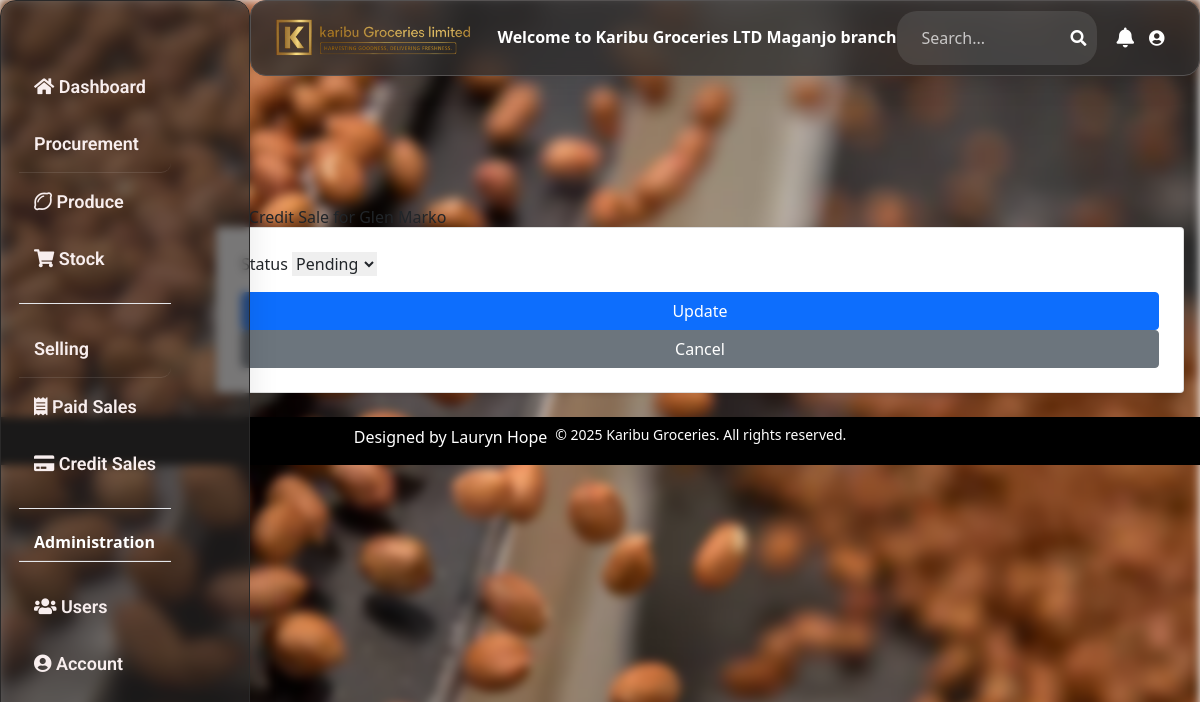
The page /update_credit_sale/2/ (signed in) on the database its author committed.
### happy_hoe/models.py (models this page shows, shortened)
class Userprofile(AbstractUser):
    is_salesagent = models.BooleanField(null=True, default=True)
    is_manager = models.BooleanField(null=True, default=True)
    is_director = models.BooleanField(null=True, default=True)
    last_activity = models.DateTimeField(null=True, blank=True)
    is_online = models.BooleanField(default=True)
    status = models.CharField(
        max_length=20,
        choices=(
            ('online', 'Online'),
            ('offline', 'Offline'),
        ),
        default='offline'
    )
    username = models.CharField(max_length=50, unique=True, blank=True)
    branch = models.ForeignKey(Branch, on_delete=models.CASCADE,max_length=20, blank=True, null=True ,default=1)
    email = models.EmailField(max_length=100, unique=True)
    gender_choices = (('Female','Female'), ('Male','Male'))
    gender = models.CharField(max_length=10, blank=True, choices=gender_choices)
    phone = models.CharField(max_length=10, unique=True)
    address = models.CharField(max_length=100, blank=True)
    class Meta:
        db_table = 'userprofile'
        verbose_name = 'User'
        verbose_name_plural = 'Users'

class Branch(models.Model):
    branch_name= models.CharField(max_length=20, default="", blank=True, null=True)
    email = models.EmailField(max_length=100, unique=True)
    phone_number = models.CharField(max_length=15, blank=True, unique=True)
    location = models.CharField(max_length=50, default="", blank=True, null=True)
    class Meta:
        verbose_name_plural = 'Branches'

class CreditSale(models.Model):
    sale = models.OneToOneField(Sale, on_delete=models.CASCADE, related_name='credit_details', null=True, blank=True)
    customer_name = models.CharField(max_length=100)
    national_id = models.CharField(max_length=20, blank=True, null=True)
    phone_regex = RegexValidator(
        regex=r'^\+?256[0-9]{9,15}$',
        message="Phone number must be in the format: '+2567XXXXXXXX'.")
    contact = models.CharField(max_length=15, validators=[phone_regex], blank=True, null=True)
    location = models.CharField(max_length=100)
    due_date = models.DateField()
    amount_paid = models.IntegerField(max_length=10, default=10000)
    balance = models.IntegerField(max_length=10, null=True, blank=True, default=0)
    status = models.CharField(
        max_length=20,
        choices=[
            ('PENDING', 'Pending'),
            ('PAID', 'Paid'),
            ('OVERDUE', 'Overdue')
        ],
        default='PENDING'
    )

### happy_hoe/views.py (the view)
# urls.py: path('update_credit_sale/<int:pk>/', views.update_credit_sale, name='update_credit_sale'),
@login_required
def update_credit_sale(request, pk):
    credit_sale = get_object_or_404(CreditSale, pk=pk)
    if request.method == 'POST':
        form = UpdateCreditSaleForm(request.POST, instance=credit_sale)
        if form.is_valid():
            form.save()
            messages.success(request, f'Credit sale for {credit_sale.customer_name} updated successfully!')
            return redirect('credit_sales')
    else:
        form = UpdateCreditSaleForm(instance=credit_sale)
    context = {
        'form': form,
        'credit_sale': credit_sale
    }
    return render(request, 'happy_hoeapp/edit_credit_sale.html', context)

### happy_hoe/forms.py (shortened to what this page needs)
class UpdateCreditSaleForm(forms.ModelForm):
    class Meta:
        model = CreditSale
        fields = ['status']

### happy_hoe/templates/happy_hoeapp/edit_credit_sale.html (shortened to what this page needs)
{% extends 'happy_hoeapp/base.html' %}
{% block content %}
<div class="container mt-5">
    <h2>Edit Credit Sale for {{ credit_sale.customer_name }}</h2>
    <form method="POST">
        <div class="card p-4 shadow-sm">
            {% for field in form %}
                <div class="mb-3">
                    <label for="{{ field.id_for_label }}">{{ field.label }}</label>
                    {{ field }}
                </div>
            {% endfor %}
            <button class="btn btn-primary" type="submit">Update</button>
            <a href="{% url 'sales' %}" class="btn btn-secondary">Cancel</a>
        </div>
    </form>
</div>
{% endblock %}

### happy_hoe/templates/happy_hoeapp/base.html (shortened to what this page needs)
{% load static %}
<!DOCTYPE html>
<html lang="en">
<head>
<link rel="stylesheet" href="https://cdnjs.cloudflare.com/ajax/libs/twitter-bootstrap/5.1.0/css/bootstrap.min.css">
<link rel="stylesheet" href="https://cdnjs.cloudflare.com/ajax/libs/font-awesome/5.15.4/css/all.min.css">
<link href="https://cdn.jsdelivr.net/npm/tailwindcss@^2/dist/tailwind.min.css" rel="stylesheet">
<link rel="stylesheet" href="{% static 'css/base.css' %}">
</head>
<body >
    <div class="header fixed-top mt-0 mb-10"  id="nav-effect">
        {% if user.is_authenticated %}
        <img src="{% static 'images/kgl.png' %}" alt="Logo" class="logo" />
        <strong><h2 class="text-white text-center ml-3 display-7">Welcome to  Karibu Groceries LTD  {% if user.is_manager or user.is_salesagent %} {{ user.branch.branch_name }} branch  {% endif %}</h2></strong>
        <div class="search-container">
            <form method="GET" action="{% url 'search' %}" class="d-flex">
                <input type="text"
                       name="q"
                       placeholder="Search..."
                       value="{{ request.GET.q }}"
                       class="form-control me-2">
                <button type="submit" class="btn btn-outline-light">
                    <i class="fas fa-search"></i>
                </button>
            </form>
        </div>
        <div class="user-settings">
            <i class="fas fa-bell"></i>
            <a class=" text-white" href="{% url 'user_profile' request.user.id %}"><i class="fas fa-user-circle" style="width: 30px; margin-right: 10px;"></i></a>
        </div>
    </div>
    <div class="container-fluid px-0 ">
        <div class="row g-0 ml-0">
            <div class="col-md-2 w-[150px] px-0 ">
                <br><br><br>
                <div class="sidebar w " id="glass-effect">
                    <div class="body">
                        <nav class="navbar ">
                            <div class="container-fluid">
                                <ul>
                                    {% if user.is_director  or user.is_manager %}
                                    <a class="" href="/owner_dashboard/"><li><i class="fas fa-home"></i> Dashboard</li></a>
                                    {% elif user.is_salesagent  %}
                                    <a class="" href="/owner_dashboard/"><li><i class="fas fa-home"></i> Dashboard</li></a>
                                    {% endif %}
                                    {% if user.is_manager  %}
                                    <li class="nav-heading text-decoration: underline;">Procurement</li>
                                    <a href="/procurement/"><li class="active"><i class="far fa-lemon"></i> Produce</li></a>
                                    <a class="" href="/home/"><li><i class="fas fa-shopping-cart"></i> Stock</li></a>
                                    {% endif %}
                                    {% if user.is_manager or user.is_salesagent %}
                                    <div class="border-b my-3"></div>
                                    <li class="nav-heading">Selling</li>
                                    <a href="/sales/"><li class="active"><i class="fas fa-receipt"></i> Paid Sales</li></a>
                                    <a href="{% url 'credit_sales' %}"><li><i class="fas fa-credit-card"></i> Credit Sales</li></a>
                                    {% endif %}
                                    <div class="border-b my-3"></div>
                                    {% if user.is_manager or user.is_director %}
                                    <div class="border-b my-3"><strong ><h1 class="nav-heading text-white">Administration</h1></strong></div>
                                    <a href="/users/"><li><i class="fas fa-users"></i> Users</li></a>
                                    {% endif %}
                                    <a class="" href="{% url 'user_profile' request.user.id %}"><li><i class="fas fa-user-circle"></i> Account</li></a>
                                    <br><br><br><br><br><br>
                                </ul>
                            </div>
                        </nav>
                    </div>
                </div>
            </div>
            {% endif %}
           <div class="col-md-10">
            <br><br><br>
                <div class="container2 container-fluid p-3 flex-grow-1">
                    {% block content %}
                    {% endblock %}
                </div>
           </div>
        </div>
    </div>
    <footer class="bg-black bg-opacity-70 text-center p-2 mt-2">
        <div class="flex justify-center space-x-2 mb-2">
            <a href="#" class="text-white hover:underline">Designed by Lauryn Hope</a>
            <p class="text-sm text-white">© 2025 Karibu Groceries. All rights reserved.</p>
        </div>
    </footer>
</body>
</html>

### happy_hoe/static/css/base.css (style rules this page uses)
html, body { height: 100%; width: 100%; margin: 0; }
body::before { content: ""; position: fixed; top: 0; left: 0; right: 0; bottom: 0; width: 100%; height: 100%; top: 0; left: 0; right: 0; bottom: 0; background: url('/static/images/f1.webp') no-repeat center center fixed; background-size: cover; filter: blur(5px); z-index: -1; }
.logo { margin: 0 auto; width: 200px; height: auto; height: 50px; object-fit: contain; }
.sidebar { border-radius: 0; margin-left: 0; position: fixed; top: 0; left: 0; height: 100vh; width: 250px; overflow-y: auto; z-index: 1000; padding: 1rem; background: rgba(255, 255, 255, 0.1); backdrop-filter: blur(10px); }
.col-md-10 { margin-left: 200px; width: calc(100% - 200px); }
.nav-heading { color: #4F46E5; font-weight: bold; padding: 8px 15px; border-bottom: 1px solid rgba(255, 255, 255, 0.1); margin: 0; cursor: default; }
.header { align-items: center; margin-left: 250px; width: calc(100% - 250px); background: rgba(0, 0, 0, 0.8); }
.header { border-radius: 10px 10px 0px 0px; background-color: #2A3942; }
.navbar { border-radius: 20px 20px 10px 10px; padding: 2px; }
#glass-effect { background: rgba(42, 41, 41, 0.63); border-radius: 16px; box-shadow: 0 4px 30px rgba(0, 0, 0, 0.1); backdrop-filter: blur(4.7px); -webkit-backdrop-filter: blur(4.7px); border: 1px solid rgba(42, 41, 41, 1); }
.body li { transition: 1s all; font-family: 'Roboto', sans-serif; font-size: 18px; padding: 15px; margin-top: 0px; color: #f8eeee; font-size: 20px; font-weight: 500; list-style: none; display: block; border-top-right-radius: 10px 10px; border-bottom-right-radius: 10px 10px; }
.body ul li { font-weight: 600; font-size: 18px; }
.header { display: flex; justify-content: space-between; align-items: center; padding: 10px; }
.search-container { position: relative; margin-right: 20px; display: flex; justify-content: flex; align-items: center; width: 200px; }
.search-container input { padding: 10px; border: 1px solid #2f89fc; border-radius: 5px; color: #fff; background: #2A3942; }
.search-container .fa-search { position: absolute; right: 10px; top: 50%; transform: translateY(-50%); color: white; }
.user-settings { display: flex; align-items: center; }
.user-settings .fa-bell { font-size: 20px; margin-right: 15px; color: white; }
footer { position: relative; bottom: 0; width: 100%; background-color: rgba(0, 0, 0, 0.7); text-align: center; padding: 2em 0; }
#nav-effect { background: rgba(46, 44, 44, 0.78); border-radius: 16px; box-shadow: 0 4px 30px rgba(0, 0, 0, 0.1); backdrop-filter: blur(8.8px); -webkit-backdrop-filter: blur(8.8px); border: 1px solid rgba(85, 82, 82, 1); }
.search-container { display: flex; align-items: center; background: rgba(255, 255, 255, 0.1); border-radius: 20px; padding: 5px 15px; }
.search-container input, .search-container select { background: transparent; border: none; color: white; }
.search-container input::placeholder { color: rgba(255, 255, 255, 0.7); }
.search-container button { border: none; background: transparent; color: white; }

### rows shown on the page
Userprofile: branch.branch_name "Maganjo"
CreditSale: customer_name "Glen Marko", form "Pending"

### other values the page prints
{{ field.label }} "Status"
